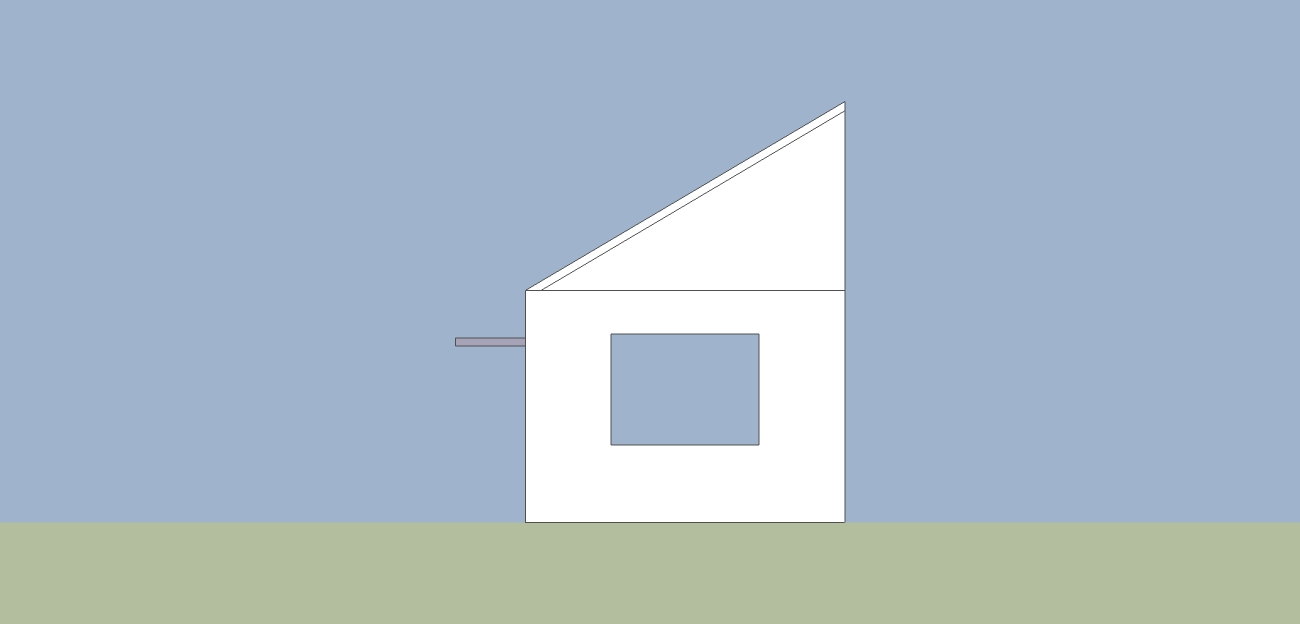
%> input picture 2012年数学建模国赛真题+优秀论文/2012年优秀论文/2012B：太阳能小屋的设计 (5)/小屋设计图/重新设计小屋_东立面_sketchup.jpg, 1300 x 624 px
$ octave --eval "result = rowDetect('../../../../2012年数学建模国赛真题+优秀论文/2012年优秀论文/2012B：太阳能小屋的设计 (5)/小屋设计图/重新设计小屋_东立面_sketchup.jpg');"   (GNU Octave 9; MATLAB toolbox functions it lacks are replaced by stand-ins)
%> lines starting %> are read from the running program, lines starting %| are printed output that depends on the picture; in (x1, y1, x2, y2) boxes, pixels count from 0 and x2, y2 are one past the last pixel; in counts of white or black regions, pixels touching at a corner belong together; the program's own positions count from 1
function [ Row ] = rowDetect( id )
%rowDetect is to get each line beginning pixal.
%   Row is a vector of each line beginning pixal.
%   id is the picture number.
    example=imread(id);
%> example is the input picture: size 624x1300x3 uint8; mean R, G, B 172.2, 188.6, 201.6
    after=im2bw(example,graythresh(example));
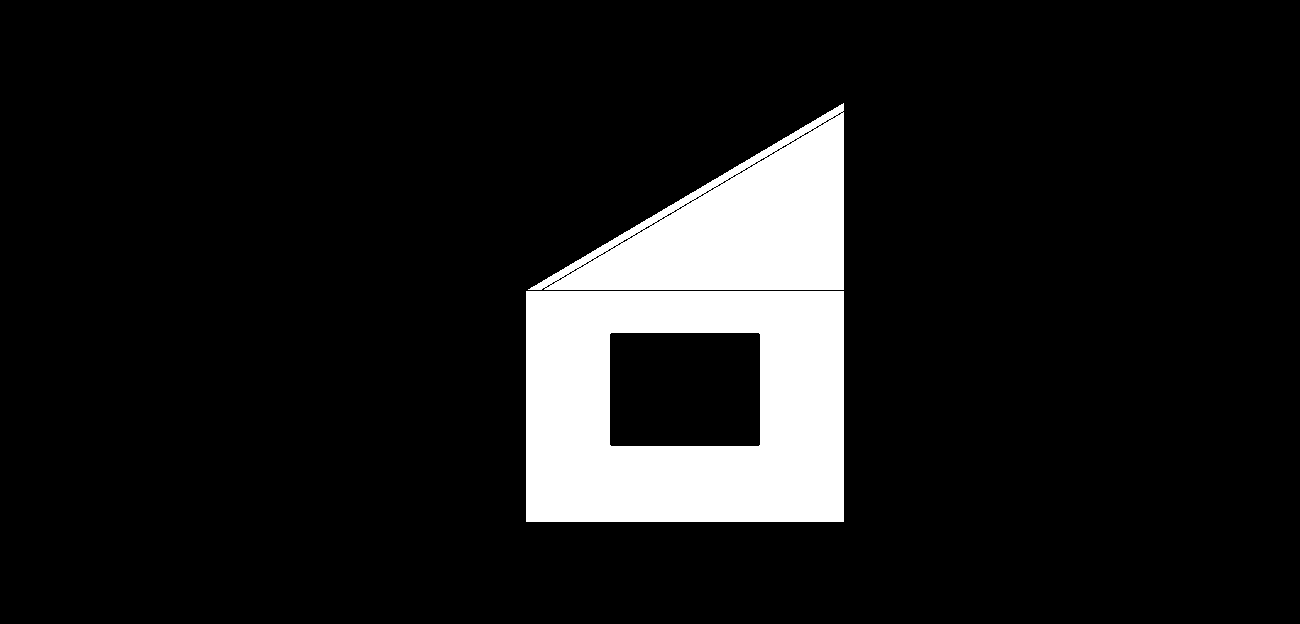
%> after: size 624x1300 logical; 10.6% white; 2 white regions, box (x1, y1, x2, y2) and area: (526, 291, 844, 522) 56512, (528, 103, 844, 290) 29300
    rowLength=length(after);
%> rowLength = 1300
    flag=1;
    count=1;
    Row=zeros;
    j=1;
    while(j~=rowLength)
        number=length(find(after(j,:)==0));
        if number~=0
            if flag==1
                Row(count)=j;
                count=count+1;
                flag=0;
                j=j+39;
            end
        end

        if (flag==0 && number==0)
            flag=1;
        end
        j=j+1;
    end

end
%> (the run ends here)

$ run again, on 2012年数学建模国赛真题+优秀论文/2012年优秀论文/2012B：太阳能小屋的设计 (5)/小屋设计图/重新设计小屋_北立面_sketchup.jpg
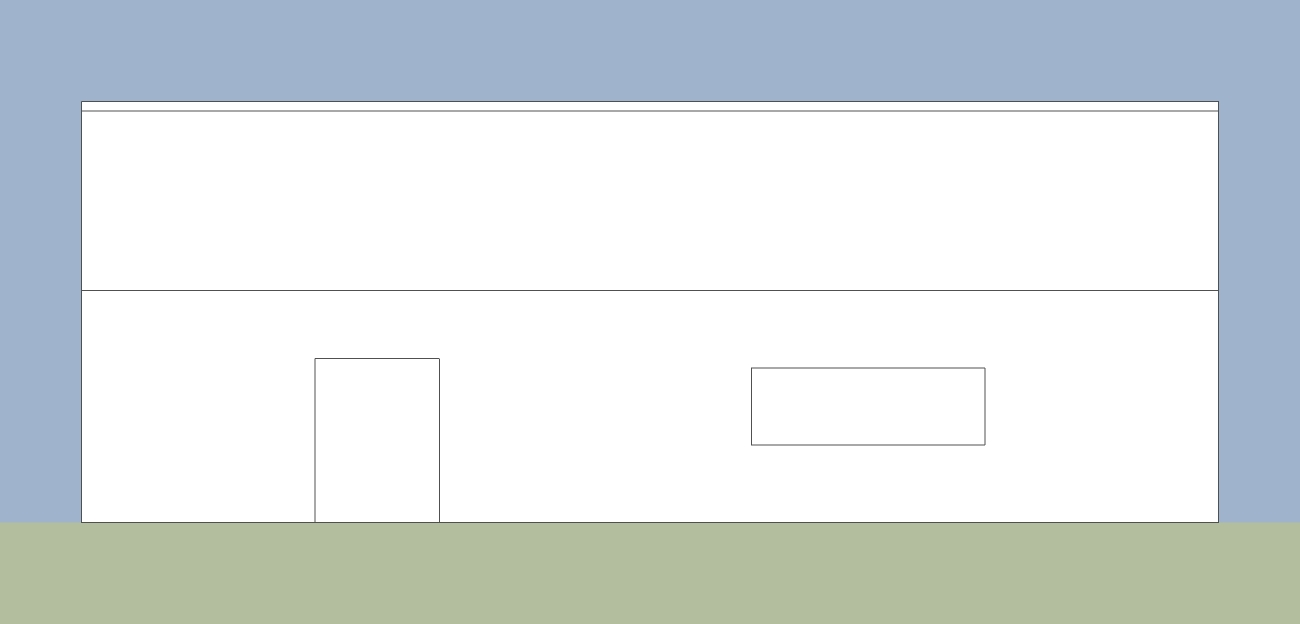
%> input picture 2012年数学建模国赛真题+优秀论文/2012年优秀论文/2012B：太阳能小屋的设计 (5)/小屋设计图/重新设计小屋_北立面_sketchup.jpg, 1300 x 624 px
%> in rowDetect, example is the input picture: size 624x1300x3 uint8; mean R, G, B 217.7, 224.4, 225.3
%> in rowDetect, `after=im2bw(example,graythresh(example));`:
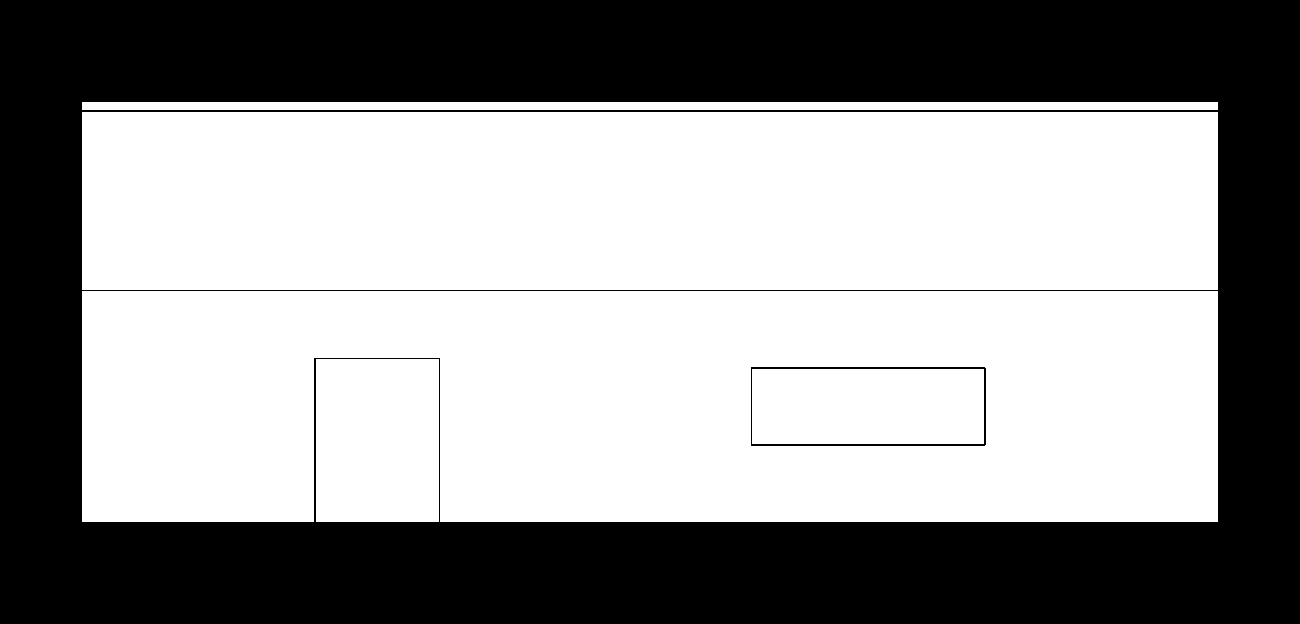
%> after: size 624x1300 logical; 58.2% white; 2 black regions, box (x1, y1, x2, y2) and area: (0, 0, 1300, 624) 338103, (751, 367, 986, 446) 1163
